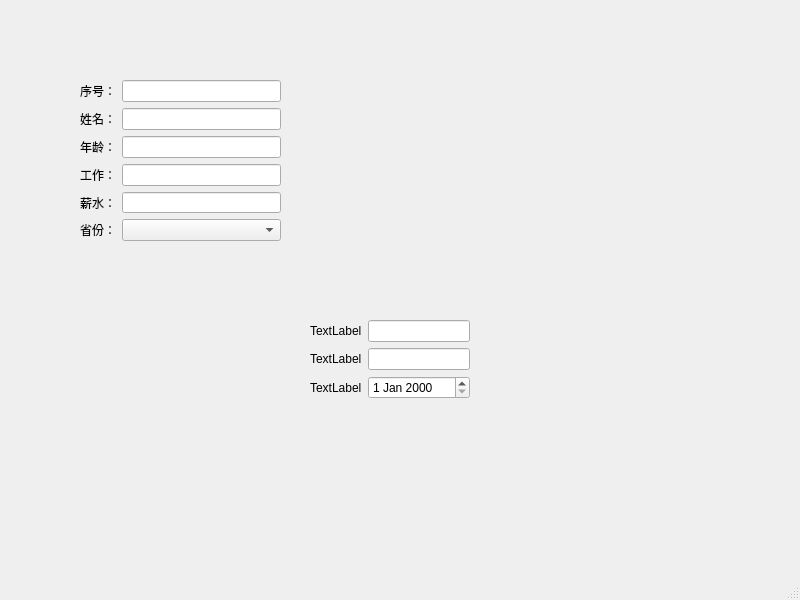
<?xml version="1.0" encoding="UTF-8"?>
<ui version="4.0">
 <class>MainWindow</class>
 <widget class="QMainWindow" name="MainWindow">
  <property name="geometry">
   <rect>
    <x>0</x>
    <y>0</y>
    <width>800</width>
    <height>600</height>
   </rect>
  </property>
  <property name="windowTitle">
   <string>MainWindow</string>
  </property>
  <widget class="QWidget" name="centralwidget">
   <widget class="QWidget" name="layoutWidget">
    <property name="geometry">
     <rect>
      <x>80</x>
      <y>80</y>
      <width>201</width>
      <height>161</height>
     </rect>
    </property>
    <layout class="QFormLayout" name="formLayout">
     <item row="0" column="0">
      <widget class="QLabel" name="label">
       <property name="text">
        <string>序号：</string>
       </property>
      </widget>
     </item>
     <item row="0" column="1">
      <widget class="QLineEdit" name="lineEdit"/>
     </item>
     <item row="1" column="0">
      <widget class="QLabel" name="label_2">
       <property name="text">
        <string>姓名：</string>
       </property>
      </widget>
     </item>
     <item row="1" column="1">
      <widget class="QLineEdit" name="lineEdit_2"/>
     </item>
     <item row="2" column="0">
      <widget class="QLabel" name="label_3">
       <property name="text">
        <string>年龄：</string>
       </property>
      </widget>
     </item>
     <item row="2" column="1">
      <widget class="QLineEdit" name="lineEdit_3"/>
     </item>
     <item row="3" column="0">
      <widget class="QLabel" name="label_4">
       <property name="text">
        <string>工作：</string>
       </property>
      </widget>
     </item>
     <item row="3" column="1">
      <widget class="QLineEdit" name="lineEdit_4"/>
     </item>
     <item row="4" column="0">
      <widget class="QLabel" name="label_5">
       <property name="text">
        <string>薪水：</string>
       </property>
      </widget>
     </item>
     <item row="4" column="1">
      <widget class="QLineEdit" name="lineEdit_5"/>
     </item>
     <item row="5" column="0">
      <widget class="QLabel" name="label_7">
       <property name="text">
        <string>省份：</string>
       </property>
      </widget>
     </item>
     <item row="5" column="1">
      <widget class="QComboBox" name="comboBox"/>
     </item>
    </layout>
   </widget>
   <widget class="QWidget" name="formLayoutWidget">
    <property name="geometry">
     <rect>
      <x>310</x>
      <y>320</y>
      <width>160</width>
      <height>131</height>
     </rect>
    </property>
    <layout class="QFormLayout" name="formLayout_2">
     <item row="0" column="0">
      <widget class="QLabel" name="label_6">
       <property name="text">
        <string>TextLabel</string>
       </property>
      </widget>
     </item>
     <item row="0" column="1">
      <widget class="QLineEdit" name="lineEdit_6"/>
     </item>
     <item row="1" column="0">
      <widget class="QLabel" name="label_8">
       <property name="text">
        <string>TextLabel</string>
       </property>
      </widget>
     </item>
     <item row="1" column="1">
      <widget class="QLineEdit" name="lineEdit_7"/>
     </item>
     <item row="2" column="0">
      <widget class="QLabel" name="label_9">
       <property name="text">
        <string>TextLabel</string>
       </property>
      </widget>
     </item>
     <item row="2" column="1">
      <widget class="QDateEdit" name="dateEdit"/>
     </item>
    </layout>
   </widget>
  </widget>
  <widget class="QMenuBar" name="menubar">
   <property name="geometry">
    <rect>
     <x>0</x>
     <y>0</y>
     <width>800</width>
     <height>23</height>
    </rect>
   </property>
  </widget>
  <widget class="QStatusBar" name="statusbar"/>
 </widget>
 <resources/>
 <connections/>
</ui>
